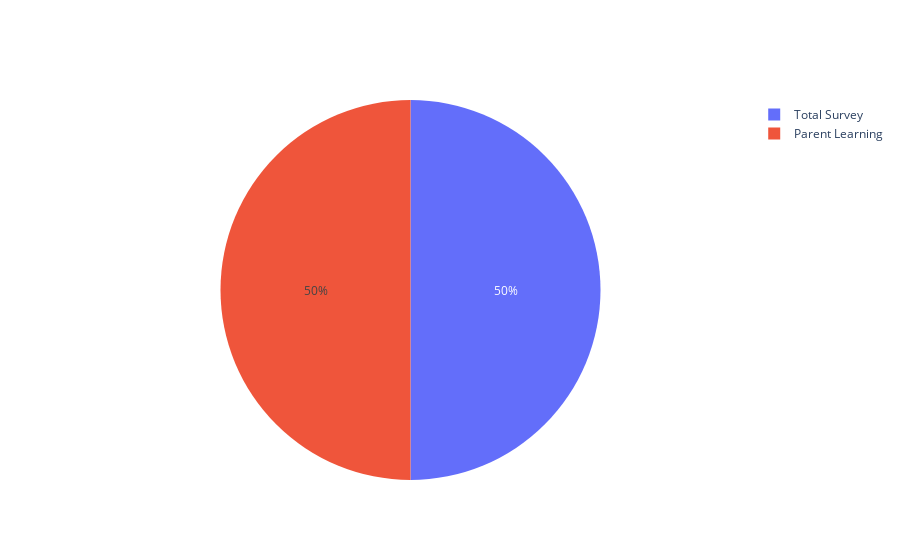

Notebook code for this chart:
### Code cell
fig = go.Figure(data = [go.Pie(labels=names, values=resutls['Total Survey'])])
fig.show()

### Figure 1 — Plotly figure (JSON) as saved in the notebook; plotly's stock layout.template omitted (floating-point values rounded to 4 significant figures)
{"data": [{"labels": ["Total Survey", "Parent Learning"], "type": "pie", "values": [36, 36, 36, 36, 36, 36]}], "layout": {}}
